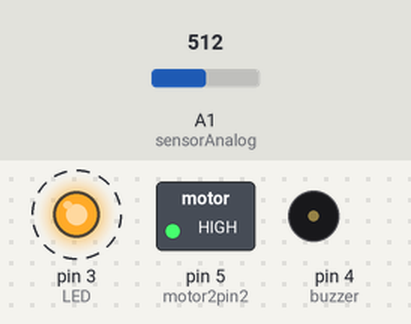
Recording of a sketch running on a simulated Arduino Uno, built with avr-gcc and run on an emulated ATmega328P. Shown: switched loads named in the sketch (green lamp = pin HIGH), output pins drawn as LEDs (lit = HIGH), buzzer (waves = sounding, pin HIGH). Dashed ring = blinking. The test bench sets the inputs (shaded band); at power-on: A1 (sensorAnalog) = 512. Pins used as bus, display or sensor lines are not drawn; what the sketch prints to the serial monitor is not drawn.

Above: at 1.2 s.
1.3 s: A1 (sensorAnalog) set to 106
4.3 s: A1 (sensorAnalog) set to 92
Timing chart, 0 to 13.3 s (numbered marks = the images above; inputs shaded):
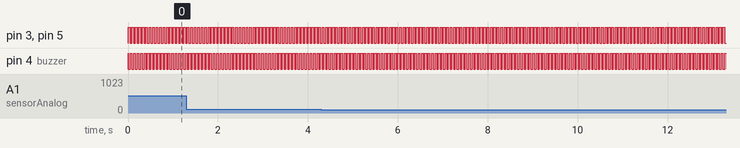

The sketch:

MQ3_Motor.ino
```cpp
#define sensorDigital 2
#define LED 3
#define buzzer 4
#define sensorAnalog A1

int motor1pin1 = 2;
int motor1pin2 = 3;

int motor2pin1 = 4;
int motor2pin2 = 5;

void setup() {
  pinMode(sensorDigital, INPUT);
  pinMode(LED, OUTPUT);
  pinMode(buzzer, OUTPUT);
  Serial.begin(9600);
  pinMode(motor1pin1, OUTPUT);
  pinMode(motor1pin2, OUTPUT);
  pinMode(motor2pin1, OUTPUT);
  pinMode(motor2pin2, OUTPUT);
}

void loop() {
  bool digital = digitalRead(sensorDigital);
  int analog = analogRead(sensorAnalog);

  Serial.print("Analog value : ");
  Serial.print(analog);
  Serial.print("\t");
  Serial.print("Digital value :");
  Serial.println(digital);

  if (digital == 0) {
    digitalWrite(LED, HIGH);
    digitalWrite(buzzer, HIGH);

    digitalWrite(motor1pin1, HIGH);
  digitalWrite(motor1pin2, LOW);

  digitalWrite(motor2pin1, HIGH);
  digitalWrite(motor2pin2, LOW);
  }

  else {
    digitalWrite(LED, LOW);
    digitalWrite(buzzer, LOW);

    digitalWrite(motor1pin1, LOW);
  digitalWrite(motor1pin2, HIGH);

  digitalWrite(motor2pin1, LOW);
  digitalWrite(motor2pin2, HIGH);
  }
}
```

Measured:
- by itself, pin 3 (LED), pin 5 (motor2pin2), pin 4 (buzzer): alternates HIGH for 0.04 s and LOW for 0.04 s
